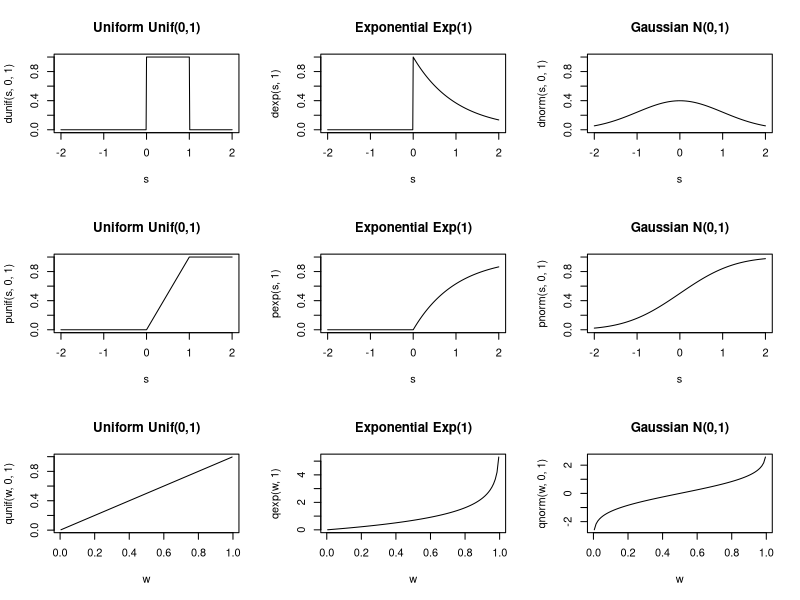
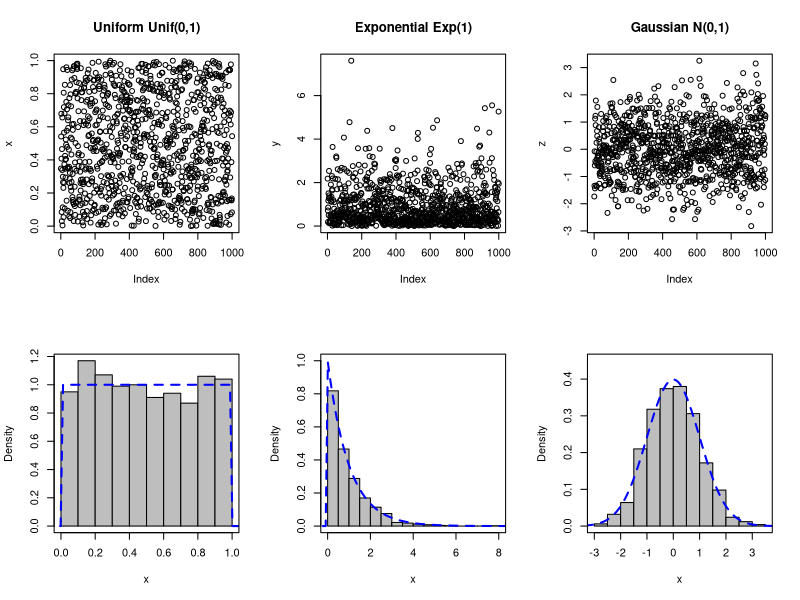
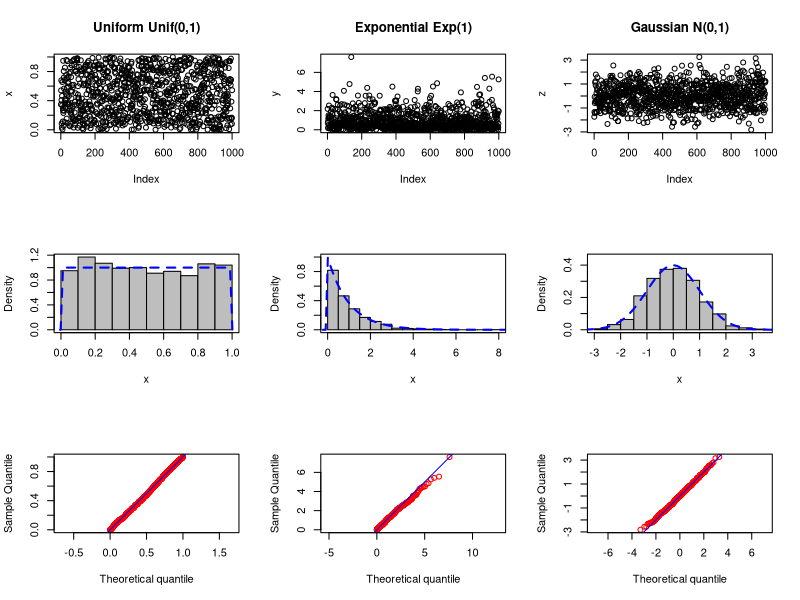
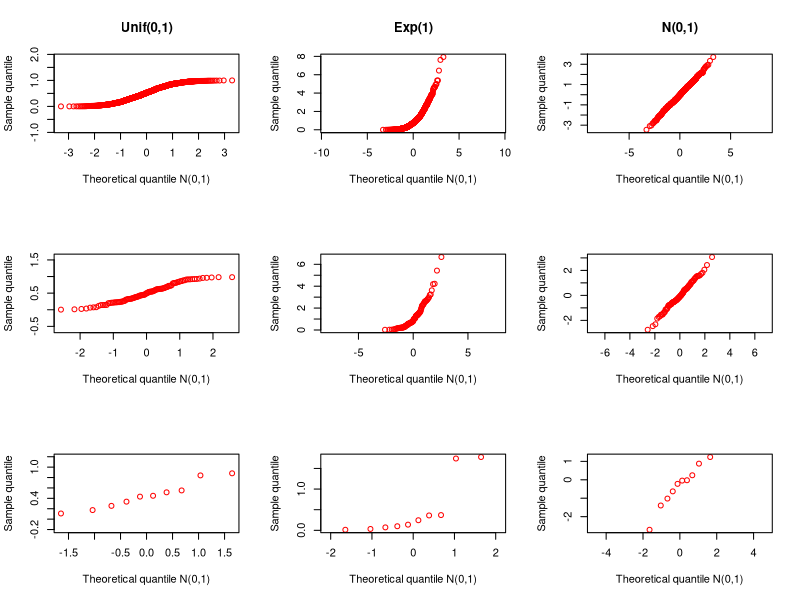
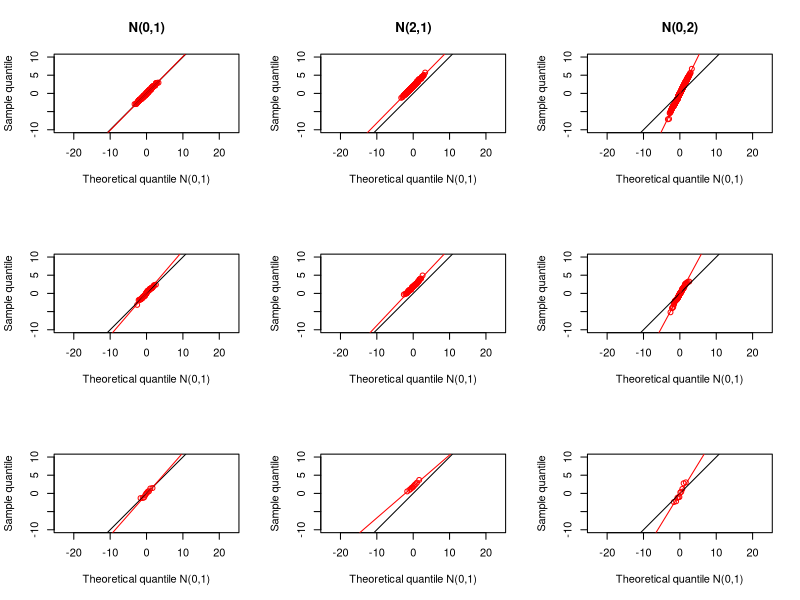

Recreate these plots in R, in order.
###--------------------###
### LAB 2 (20/03/2020) ###
###--------------------###

### TOPICS:
### Probability density functions, Cumulative distribution functions, Quantiles
### Random number generation
### QQplots

#setwd("D:/RTDA/Didattica/Applied Statistics MATE 19-20/Lab 2 - 20032020")

setwd(dirname(rstudioapi::getActiveDocumentContext()$path))
getwd()
#_______________________________________________________________________________
### Probability density functions, Cumulative distribution functions, Quantiles

### Example: Gaussian distribution
# Probability density function (pdf)
dnorm(0)                  # density function at 0 for a distribution N(0,1)
dnorm(0,mean = 1, sd = 2) # density function at 0 for a distribution N(1,4)

# Cumulative distribution function (cdf)
pnorm(0)     # P(Z<0), with Z ~ N(0,1)
pnorm(0,1,2) # P(X<0), with X ~ N(1,4)

# Quantiles (inverse of cdf)
qnorm(0.95)      #  =z s.t.  P(Z<z)=0.95, with Z ~ N(0,1)
qnorm(0.95,1,2)  #  =z s.t.  P(Z<z)=0.95, with Z ~ N(1,4)

#########################################################
##### Commands to generate random numbers, obtain pdfs 
##### cdf and its inverse for the most popular models:
#
# Commands rnorm(),  dnorm(),  pnorm(),  qnorm(), 
#          rexp(),   dexp(),   pexp(),   qexp(),           
#          runif(),  dunif(),  punif(),  qunif(),      
#          rbinom(), dbinom(), pbinom(), qbinom(),      
#          rpois(),  dpois(),  ppois(),  qpois(),      
#          rgamma(), dgamma(), pgamma(), qgamma(),      
#########################################################

### Other examples of distributions
x11(width=21, height=21)
layout(matrix(c(1,2,3,4,5,6,7,8,9), 3, byrow=T))

s <- seq(-2, 2, by = 0.01)

plot(s, dunif(s, 0, 1), main='Uniform Unif(0,1)', type = 'l', ylim = c(0,1))
plot(s, dexp(s, 1),    main='Exponential Exp(1)', type = 'l', ylim = c(0,1))
plot(s, dnorm(s, 0, 1), main='Gaussian N(0,1)', type = 'l', ylim = c(0,1))

plot(s, punif(s, 0, 1), main='Uniform Unif(0,1)', type = 'l', ylim = c(0,1))
plot(s, pexp(s, 1),    main='Exponential Exp(1)', type = 'l', ylim = c(0,1))
plot(s, pnorm(s, 0, 1), main='Gaussian N(0,1)', type = 'l', ylim = c(0,1))

w <- seq(0.01/2, 1 - 0.01/2, by = 0.01)

plot(w, qunif(w, 0, 1), main='Uniform Unif(0,1)', type = 'l')
plot(w, qexp(w, 1),    main='Exponential Exp(1)', type = 'l')
plot(w, qnorm(w, 0, 1), main='Gaussian N(0,1)', type = 'l')

#_______________________________________________________________________________
### Generation of random numbers

set.seed(20032020)
x <- runif( n=1000, min=0, max=1)
y <- rexp( n=1000, rate=1)
z <- rnorm( n=1000, mean=0, sd=1)

x11(width=21, height=14)
par(mfrow=c(2,3))
plot(x, main='Uniform Unif(0,1)')
plot(y, main='Exponential Exp(1)')
plot(z, main='Gaussian N(0,1)')

hist(x, main='', col='grey', xlab='x', prob=T)
lines(seq(-0.2, 1.2, length=100), dunif(seq(-0.2, 1.2, length=100)), col='blue', lty=2, lwd=2)
box()
hist(y, main='', col='grey', xlab='x', prob=T, ylim=c(0,1))
lines(seq(-1, 9, length=100), dexp(seq(-1, 9, length=100)), col='blue', lty=2, lwd=2)
box()
hist(z, main='', col='grey', xlab='x', prob=T, ylim=c(0,.45))
lines(seq(-4, 4, length=100), dnorm(seq(-4, 4, length=100)), col='blue', lty=2, lwd=2)
box()

graphics.off()

#_______________________________________________________________________________
### QQplot
# The QQplot (command qqplot()) can be used to verify if a sample comes
# from a given distribution

# Remark: the QQplot can be plotted for any distribution - not necessarily
# Gaussian 

x11(width=21, height=21)
layout(matrix(c(1,2,3,4,5,6,7,8,9), 3, byrow=T))

plot(x, main='Uniform Unif(0,1)')
plot(y, main='Exponential Exp(1)')
plot(z, main='Gaussian N(0,1)')

hist(x, main='', col='grey', xlab='x', prob=T)
lines(seq(-0.2, 1.2, length=100), dunif(seq(-0.2, 1.2, length=100)), col='blue', lty=2, lwd=2)
box()
hist(y, main='', col='grey', xlab='x', prob=T, ylim=c(0,1))
lines(seq(-1, 9, length=100), dexp(seq(-1, 9, length=100)), col='blue', lty=2, lwd=2)
box()
hist(z, main='', col='grey', xlab='x', prob=T, ylim=c(0,.45))
lines(seq(-4, 4, length=100), dnorm(seq(-4, 4, length=100)), col='blue', lty=2, lwd=2)
box()

qqplot(qunif((1:1000/1000-0.5/1000)), x, col='red', xlab='Theoretical quantile', ylab='Sample Quantile', asp=1)
abline(0, 1, col='blue')
qqplot(qexp((1:1000/1000-0.5/1000)), y, col='red', xlab='Theoretical quantile', ylab='Sample Quantile', asp=1)
abline(0, 1, col='blue')
qqplot(qnorm((1:1000/1000-0.5/1000)), z, col='red', xlab='Theoretical quantile', ylab='Sample Quantile', asp=1)
abline(0, 1, col='blue')

# Nevertheless, the QQplot is mostly used to qualitatively verify if a sample
# comes from a Gaussian distribution

x11()
layout(matrix(c(1,2,3,4,5,6,7,8,9), 3, byrow=T))

x <- runif( n=1000, min=0, max=1)
y <- rexp( n=1000, rate=1)
z <- rnorm( n=1000, mean=0, sd=1)

qqplot(qnorm((1:1000/1000-1/2000)), x, col='red', xlab='Theoretical quantile N(0,1)', ylab='Sample quantile', asp=1, main='Unif(0,1)')
qqplot(qnorm((1:1000/1000-1/2000)), y, col='red', xlab='Theoretical quantile N(0,1)', ylab='Sample quantile', asp=1, main='Exp(1)')
qqplot(qnorm((1:1000/1000-1/2000)), z, col='red', xlab='Theoretical quantile N(0,1)', ylab='Sample quantile', asp=1, main='N(0,1)')

x <- runif( n=100, min=0, max=1)
y <- rexp( n=100, rate=1)
z <- rnorm( n=100, mean=0, sd=1)

qqplot(qnorm((1:100/100-1/200)), x, col='red', xlab='Theoretical quantile N(0,1)', ylab='Sample quantile', asp=1)
qqplot(qnorm((1:100/100-1/200)), y, col='red', xlab='Theoretical quantile N(0,1)', ylab='Sample quantile', asp=1)
qqplot(qnorm((1:100/100-1/200)), z, col='red', xlab='Theoretical quantile N(0,1)', ylab='Sample quantile', asp=1)

x <- runif( n=10, min=0, max=1)
y <- rexp( n=10, rate=1)
z <- rnorm( n=10, mean=0, sd=1)

qqplot(qnorm((1:10/10-1/20)), x, col='red', xlab='Theoretical quantile N(0,1)', ylab='Sample quantile', asp=1)
qqplot(qnorm((1:10/10-1/20)), y, col='red', xlab='Theoretical quantile N(0,1)', ylab='Sample quantile', asp=1)
qqplot(qnorm((1:10/10-1/20)), z, col='red', xlab='Theoretical quantile N(0,1)', ylab='Sample quantile', asp=1)

# These plots can be obtained by using the command qqnorm() that automatically
# computes the theoretical quantiles of the Gaussian distribution.
# Further, R creates automatically the line with the command qqline(),
# that plots the straight line through the first and third quartile

# What happens when the sample comes from a non-standard Gaussian? 

x11(width=21, height=21)
layout(matrix(c(1,2,3,4,5,6,7,8,9), 3, byrow=T))

x <- rnorm( n=1000, mean=0, sd=1)
y <- rnorm( n=1000, mean=2, sd=1)
z <- rnorm( n=1000, mean=0, sd=2)

qqplot(qnorm((1:1000/1000-1/2000)), x, col='red', xlab='Theoretical quantile N(0,1)', ylab='Sample quantile', asp=1, ylim=c(-5,5)*2, main='N(0,1)')
abline(0,1)
qqline(x, col='red')
qqplot(qnorm((1:1000/1000-1/2000)), y, col='red', xlab='Theoretical quantile N(0,1)', ylab='Sample quantile', asp=1, ylim=c(-5,5)*2, main='N(2,1)')
abline(0,1)
qqline(y, col='red')
qqplot(qnorm((1:1000/1000-1/2000)), z, col='red', xlab='Theoretical quantile N(0,1)', ylab='Sample quantile', asp=1, ylim=c(-5,5)*2, main='N(0,2)')
abline(0,1)
qqline(z, col='red')

x <- rnorm( n=100, mean=0, sd=1)
y <- rnorm( n=100, mean=2, sd=1)
z <- rnorm( n=100, mean=0, sd=2)

qqplot(qnorm((1:100/100-1/200)), x, col='red', xlab='Theoretical quantile N(0,1)', ylab='Sample quantile', asp=1, ylim=c(-5,5)*2)
abline(0,1)
qqline(x, col='red')
qqplot(qnorm((1:100/100-1/200)), y, col='red', xlab='Theoretical quantile N(0,1)', ylab='Sample quantile', asp=1, ylim=c(-5,5)*2)
abline(0,1)
qqline(y, col='red')
qqplot(qnorm((1:100/100-1/200)), z, col='red', xlab='Theoretical quantile N(0,1)', ylab='Sample quantile', asp=1, ylim=c(-5,5)*2)
abline(0,1)
qqline(z, col='red')

x <- rnorm( n=10, mean=0, sd=1)
y <- rnorm( n=10, mean=2, sd=1)
z <- rnorm( n=10, mean=0, sd=2)

qqplot(qnorm((1:10/10-1/20)), x, col='red', xlab='Theoretical quantile N(0,1)', ylab='Sample quantile', asp=1, ylim=c(-5,5)*2)
abline(0,1)
qqline(x, col='red')
qqplot(qnorm((1:10/10-1/20)), y, col='red', xlab='Theoretical quantile N(0,1)', ylab='Sample quantile', asp=1, ylim=c(-5,5)*2)
abline(0,1)
qqline(y, col='red')
qqplot(qnorm((1:10/10-1/20)), z, col='red', xlab='Theoretical quantile N(0,1)', ylab='Sample quantile', asp=1, ylim=c(-5,5)*2)
abline(0,1)
qqline(z, col='red')

# If the data are Gaussian, the slope of the qqline is an estimate of 
# the standard deviation, the intercept is an estimate of the mean
# [this comes from the observation that: if x is the quantile of order
#  alpha of N(mu,sigma^2), than z=(x-mu)/sigma is the quantile of order
#  alpha of Z~N(0,1), i.e., x=mu+sigma*z].

### Test of Gaussianity: Shapiro-Wilks test
# H0: X ~ N     vs    H1=H0^c
shapiro.test(x)
shapiro.test(y)
shapiro.test(z)
